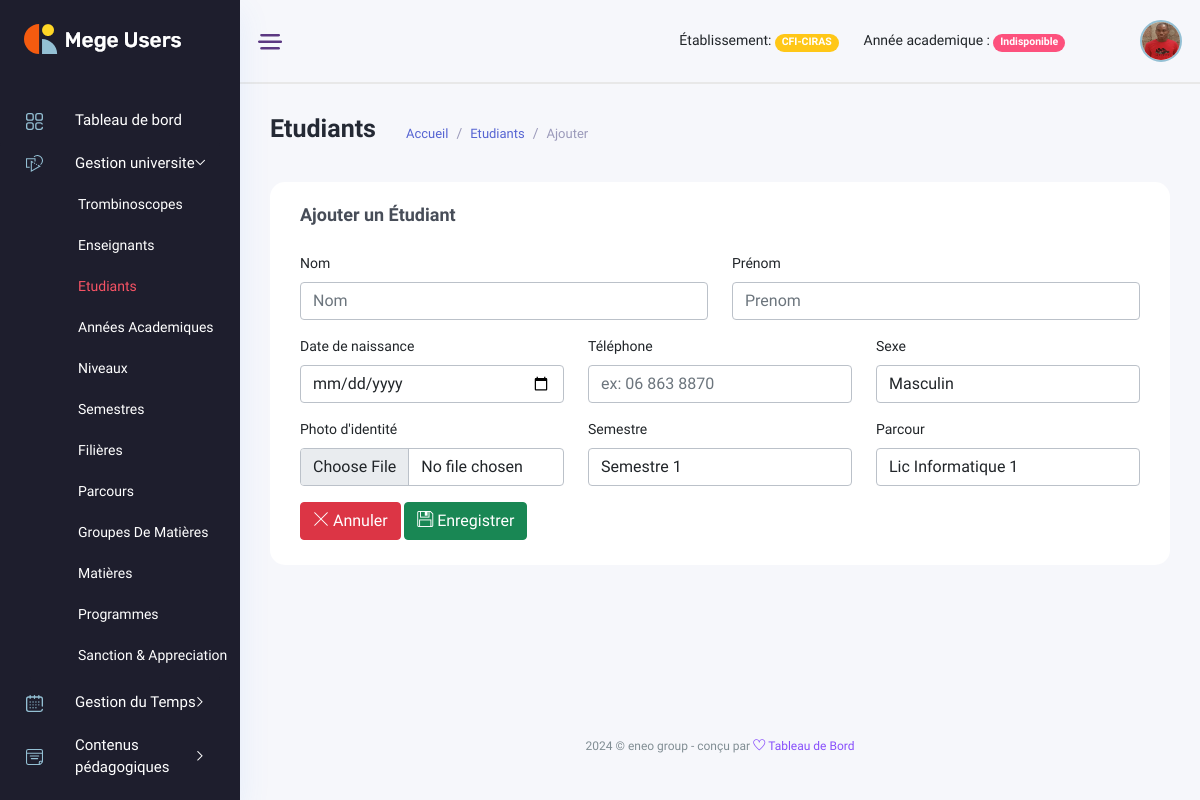
/manager_dashboard/gestion_universite/students/ajouter/ (signed in), run on an earlier commit of the app's database.
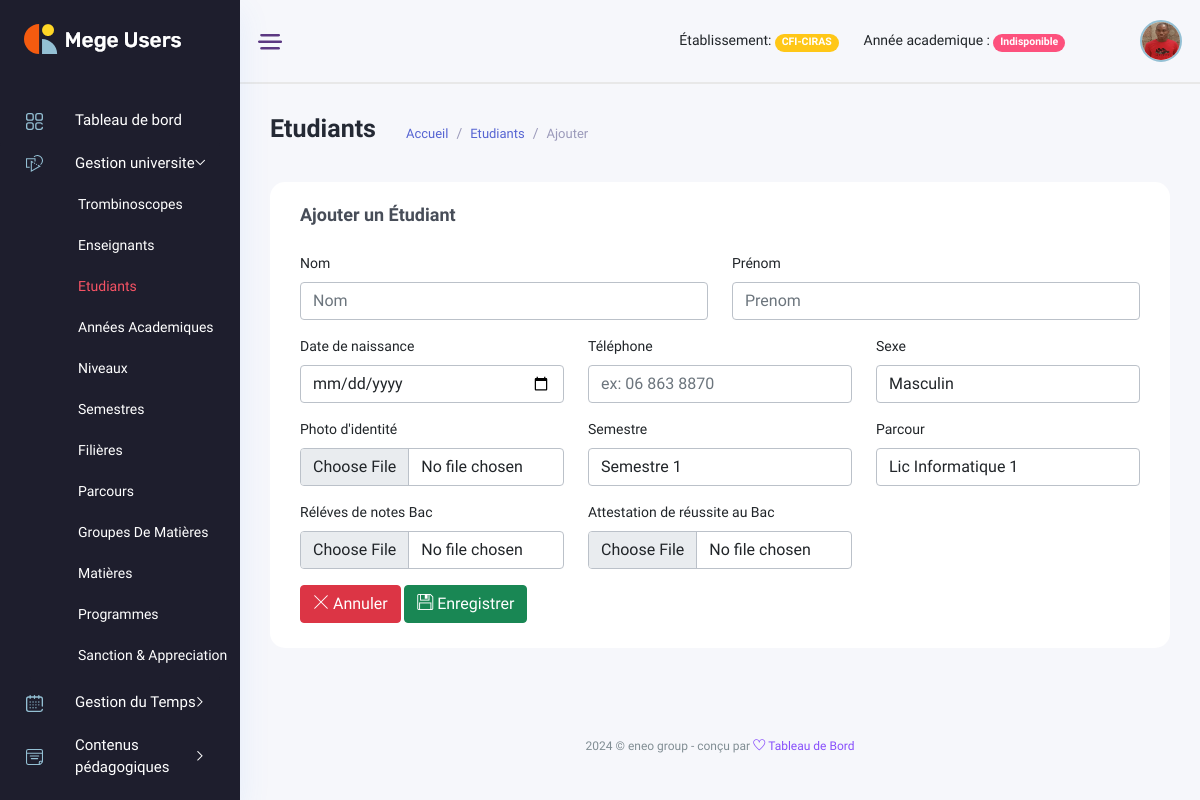
And on a later commit of the database.
### backend/models/gestion_ecole.py (models this page shows, shortened)
class DocumentType(models.Model):
    title = models.CharField(max_length=50)
    school = models.ForeignKey(Etablishment, on_delete=models.CASCADE, null=True)
    status = models.BooleanField(default=False)
    created_at = models.DateTimeField(auto_now_add=True)
    updated_at = models.DateTimeField(auto_now=True)

### manager_dashboard/views/gestion_universite_view.py (the view, shortened to what this page needs)
class AddStudentView(View):
    template = "manager_dashboard/gestion_universite/ajout_etudiant.html"
    def dispatch(self,request, *args, **kwargs):
        if not request.user.is_authenticated:
            return redirect('backend:login')
        if request.user.is_manager or request.user.is_admin_school:
            return super().dispatch(request, *args, **kwargs)
        return redirect('backend:logout')
    def get(self, request, *args, **kwargs):
        careers = Career.objects.filter(sector__school=self.request.user.school)
        semesters = Semester.objects.filter(level__school=self.request.user.school)
        type_documents = DocumentType.objects.filter(status=True, school=request.user.school)
        context = {'careers':careers, 'semesters':semesters, 'type_documents':type_documents,}
        return render(request, template_name=self.template, context=context)

### manager_dashboard/templates/manager_dashboard/gestion_universite/ajout_etudiant.html (shortened to what the changed rows need)
{% extends '../base.html' %}
{% load static %}
{% block content %}
<div class="main_content_iner overly_inner ">
    <div class="container-fluid p-0 ">
        <div class="row">
            <div class="col-md-12 col-sm-12">
                <div class="white_card card_height_100 mb_30">
                    <div class="white_card_body">
                        <form method='post' enctype="multipart/form-data">
                            <div class='row'>
                                {% for type_document in type_documents %}
                                <div class=" col-md-4 mb-3">
                                    <label class="form-label" for="libelle"> {{type_document.title}} </label>
                                    <input type='file' class='form-control' name='{{type_document.title}}' id="{{type_document.title}}" required>
                                </div>
                                {% endfor %}
                            </div>
                        </form>
                    </div>
                </div>
            </div>
        </div>
    </div>
</div>
{% endblock content %}

What changed in the data, as far as the page shows it:
added DocumentType: title "Réléves de notes Bac"
added DocumentType: title "Attestation de réussite au Bac"
